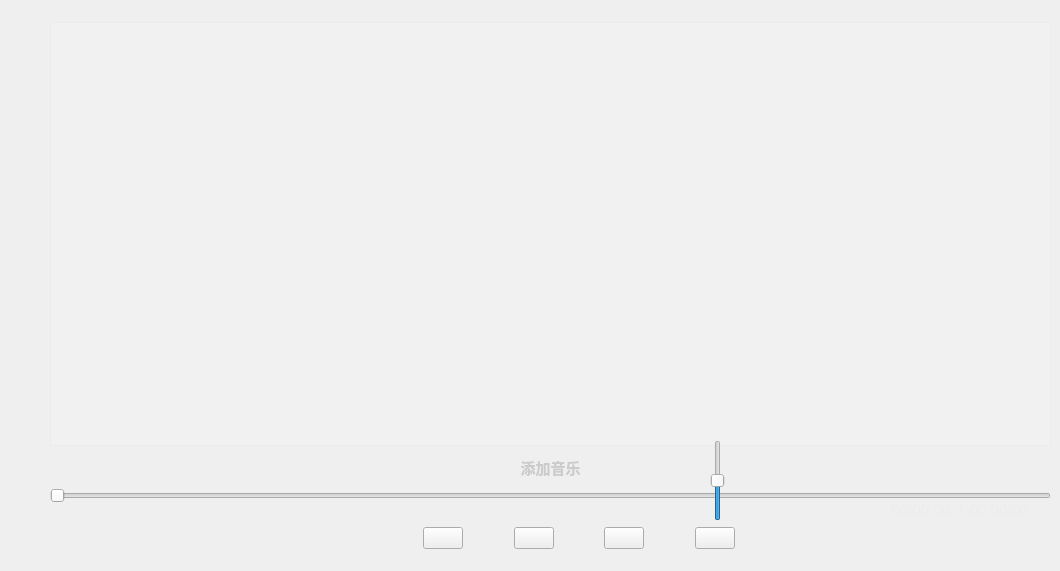
   <widget class="QWidget" name="tab_3">
    <attribute name="title">
     <string>Tab3</string>
    </attribute>
    <widget class="QSlider" name="vSliderVolume">
     <property name="geometry">
      <rect>
       <x>710</x>
       <y>440</y>
       <width>16</width>
       <height>81</height>
      </rect>
     </property>
     <property name="value">
      <number>50</number>
     </property>
     <property name="orientation">
      <enum>Qt::Vertical</enum>
     </property>
    </widget>
    <widget class="QLabel" name="lblPlayTime">
     <property name="geometry">
      <rect>
       <x>880</x>
       <y>502</y>
       <width>70</width>
       <height>16</height>
      </rect>
     </property>
     <property name="font">
      <font>
       <family>Arial</family>
       <pointsize>11</pointsize>
      </font>
     </property>
     <property name="styleSheet">
      <string notr="true">color: rgb(236, 236, 236);</string>
     </property>
     <property name="text">
      <string>00:00:00</string>
     </property>
     <property name="alignment">
      <set>Qt::AlignRight|Qt::AlignTrailing|Qt::AlignVCenter</set>
     </property>
    </widget>
    <widget class="QLabel" name="lblMusicTime">
     <property name="geometry">
      <rect>
       <x>970</x>
       <y>502</y>
       <width>70</width>
       <height>16</height>
      </rect>
     </property>
     <property name="font">
      <font>
       <family>Arial</family>
       <pointsize>11</pointsize>
      </font>
     </property>
     <property name="styleSheet">
      <string notr="true">color: rgb(236, 236, 236);</string>
     </property>
     <property name="text">
      <string>00:00:00</string>
     </property>
    </widget>
    <widget class="QLabel" name="label_3">
     <property name="geometry">
      <rect>
       <x>950</x>
       <y>500</y>
       <width>21</width>
       <height>21</height>
      </rect>
     </property>
     <property name="font">
      <font>
       <family>Arial</family>
       <pointsize>11</pointsize>
       <weight>75</weight>
       <bold>true</bold>
      </font>
     </property>
     <property name="styleSheet">
      <string notr="true">color: rgb(236, 236, 236);</string>
     </property>
     <property name="text">
      <string>/</string>
     </property>
     <property name="alignment">
      <set>Qt::AlignCenter</set>
     </property>
    </widget>
    <widget class="QWidget" name="layoutWidget">
     <property name="geometry">
      <rect>
       <x>50</x>
       <y>22</y>
       <width>1001</width>
       <height>481</height>
      </rect>
     </property>
     <layout class="QVBoxLayout" name="verticalLayout_5">
      <item>
       <layout class="QVBoxLayout" name="verticalLayout_4">
        <item>
         <widget class="QListWidget" name="lwMusicList">
          <property name="font">
           <font>
            <family>Consolas</family>
            <pointsize>10</pointsize>
           </font>
          </property>
          <property name="styleSheet">
           <string notr="true">color: rgb(255, 255, 255);
background-color: rgba(255, 255, 255, 0.1);

selection-background-color: rgba(252,255,188,0.3);</string>
          </property>
         </widget>
        </item>
        <item>
         <layout class="QHBoxLayout" name="horizontalLayout_18">
          <item>
           <spacer name="horizontalSpacer_5">
            <property name="orientation">
             <enum>Qt::Horizontal</enum>
            </property>
            <property name="sizeHint" stdset="0">
             <size>
              <width>40</width>
              <height>20</height>
             </size>
            </property>
           </spacer>
          </item>
          <item>
           <widget class="QPushButton" name="btnAddMusic">
            <property name="minimumSize">
             <size>
              <width>85</width>
              <height>30</height>
             </size>
            </property>
            <property name="font">
             <font>
              <family>微软雅黑</family>
              <pointsize>11</pointsize>
              <weight>75</weight>
              <bold>true</bold>
             </font>
            </property>
            <property name="cursor">
             <cursorShape>PointingHandCursor</cursorShape>
            </property>
            <property name="styleSheet">
             <string notr="true">background-color:transparent;
border:none;
color: rgb(203, 203, 203);</string>
            </property>
            <property name="text">
             <string>添加音乐</string>
            </property>
           </widget>
          </item>
          <item>
           <spacer name="horizontalSpacer_4">
            <property name="orientation">
             <enum>Qt::Horizontal</enum>
            </property>
            <property name="sizeHint" stdset="0">
             <size>
              <width>40</width>
              <height>20</height>
             </size>
            </property>
           </spacer>
          </item>
         </layout>
        </item>
       </layout>
      </item>
      <item>
       <widget class="QSlider" name="hSliderPlayProgress">
        <property name="maximum">
         <number>100</number>
        </property>
        <property name="orientation">
         <enum>Qt::Horizontal</enum>
        </property>
       </widget>
      </item>
     </layout>
    </widget>
    <widget class="QWidget" name="">
     <property name="geometry">
      <rect>
       <x>423</x>
       <y>515</y>
       <width>312</width>
       <height>47</height>
      </rect>
     </property>
     <layout class="QHBoxLayout" name="horizontalLayout">
      <item>
       <widget class="QPushButton" name="btnLast">
        <property name="text">
         <string/>
        </property>
        <property name="icon">
         <iconset resource="Image.qrc">
          <normaloff>:/Image/last.png</normaloff>:/Image/last.png</iconset>
        </property>
        <property name="iconSize">
         <size>
          <width>45</width>
          <height>45</height>
         </size>
        </property>
       </widget>
      </item>
      <item>
       <spacer name="horizontalSpacer">
        <property name="orientation">
         <enum>Qt::Horizontal</enum>
        </property>
        <property name="sizeHint" stdset="0">
         <size>
          <width>40</width>
          <height>20</height>
         </size>
        </property>
       </spacer>
      </item>
      <item>
       <widget class="QPushButton" name="btnPause">
        <property name="text">
         <string/>
        </property>
        <property name="icon">
         <iconset resource="Image.qrc">
          <normaloff>:/Image/pause.png</normaloff>:/Image/pause.png</iconset>
        </property>
        <property name="iconSize">
         <size>
          <width>45</width>
          <height>45</height>
         </size>
        </property>
       </widget>
      </item>
      <item>
       <spacer name="horizontalSpacer_2">
        <property name="orientation">
         <enum>Qt::Horizontal</enum>
        </property>
        <property name="sizeHint" stdset="0">
         <size>
          <width>40</width>
          <height>20</height>
         </size>
        </property>
       </spacer>
      </item>
      <item>
       <widget class="QPushButton" name="btnNext">
        <property name="text">
         <string/>
        </property>
        <property name="icon">
         <iconset resource="Image.qrc">
          <normaloff>:/Image/next.png</normaloff>:/Image/next.png</iconset>
        </property>
        <property name="iconSize">
         <size>
          <width>45</width>
          <height>45</height>
         </size>
        </property>
       </widget>
      </item>
      <item>
       <spacer name="horizontalSpacer_3">
        <property name="orientation">
         <enum>Qt::Horizontal</enum>
        </property>
        <property name="sizeHint" stdset="0">
         <size>
          <width>18</width>
          <height>20</height>
         </size>
        </property>
       </spacer>
      </item>
      <item>
       <widget class="QPushButton" name="btnVolume">
        <property name="text">
         <string/>
        </property>
        <property name="icon">
         <iconset resource="Image.qrc">
          <normaloff>:/Image/volume.png</normaloff>:/Image/volume.png</iconset>
        </property>
        <property name="iconSize">
         <size>
          <width>25</width>
          <height>25</height>
         </size>
        </property>
       </widget>
      </item>
     </layout>
    </widget>
    <zorder>lblPlayTime</zorder>
    <zorder>lblMusicTime</zorder>
    <zorder>label_3</zorder>
    <zorder>layoutWidget</zorder>
    <zorder>layoutWidget</zorder>
    <zorder>vSliderVolume</zorder>
   </widget>
